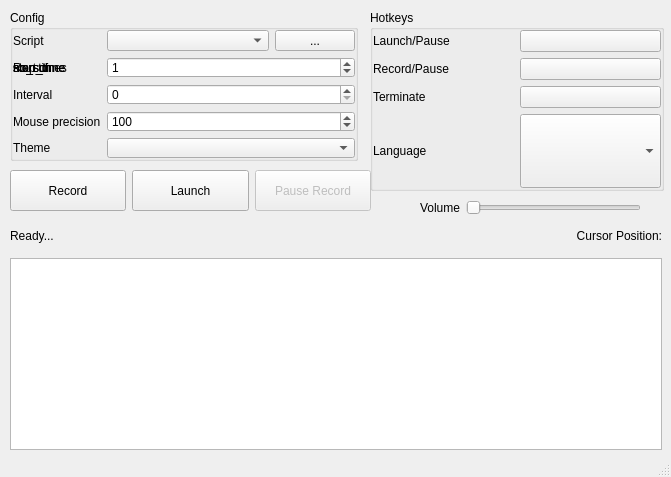
<?xml version="1.0" encoding="UTF-8"?>
<ui version="4.0">
 <class>UIView</class>
 <widget class="QMainWindow" name="UIView">
  <property name="geometry">
   <rect>
    <x>0</x>
    <y>0</y>
    <width>671</width>
    <height>477</height>
   </rect>
  </property>
  <property name="windowTitle">
   <string>KeymouseGo v5.3</string>
  </property>
  <property name="windowIcon">
   <iconset resource="assets.qrc">
    <normaloff>:/pic/Mondrian.png</normaloff>:/pic/Mondrian.png</iconset>
  </property>
  <widget class="QWidget" name="centralwidget">
   <widget class="QGroupBox" name="groupBox">
    <property name="geometry">
     <rect>
      <x>370</x>
      <y>10</y>
      <width>294</width>
      <height>181</height>
     </rect>
    </property>
    <property name="title">
     <string>Hotkeys</string>
    </property>
    <layout class="QGridLayout" name="gridLayout_3">
     <property name="leftMargin">
      <number>0</number>
     </property>
     <property name="topMargin">
      <number>0</number>
     </property>
     <property name="rightMargin">
      <number>0</number>
     </property>
     <property name="bottomMargin">
      <number>0</number>
     </property>
     <item row="3" column="0">
      <widget class="QLabel" name="label_language">
       <property name="text">
        <string>Language</string>
       </property>
      </widget>
     </item>
     <item row="2" column="0">
      <widget class="QLabel" name="label_stop">
       <property name="text">
        <string>Terminate</string>
       </property>
      </widget>
     </item>
     <item row="3" column="1">
      <widget class="QComboBox" name="choice_language">
       <property name="sizePolicy">
        <sizepolicy hsizetype="Minimum" vsizetype="Minimum">
         <horstretch>0</horstretch>
         <verstretch>0</verstretch>
        </sizepolicy>
       </property>
      </widget>
     </item>
     <item row="0" column="0">
      <widget class="QLabel" name="label_start_key">
       <property name="text">
        <string>Launch/Pause</string>
       </property>
      </widget>
     </item>
     <item row="1" column="0">
      <widget class="QLabel" name="label_record">
       <property name="text">
        <string>Record/Pause</string>
       </property>
      </widget>
     </item>
     <item row="0" column="1">
      <widget class="QPushButton" name="hotkey_start">
       <property name="text">
        <string/>
       </property>
      </widget>
     </item>
     <item row="1" column="1">
      <widget class="QPushButton" name="hotkey_record">
       <property name="text">
        <string/>
       </property>
      </widget>
     </item>
     <item row="2" column="1">
      <widget class="QPushButton" name="hotkey_stop">
       <property name="text">
        <string/>
       </property>
      </widget>
     </item>
    </layout>
   </widget>
   <widget class="QWidget" name="horizontalLayoutWidget">
    <property name="geometry">
     <rect>
      <x>10</x>
      <y>170</y>
      <width>361</width>
      <height>41</height>
     </rect>
    </property>
    <layout class="QHBoxLayout" name="horizontalLayout">
     <property name="sizeConstraint">
      <enum>QLayout::SetDefaultConstraint</enum>
     </property>
     <item>
      <widget class="QPushButton" name="btrecord">
       <property name="sizePolicy">
        <sizepolicy hsizetype="Minimum" vsizetype="Minimum">
         <horstretch>0</horstretch>
         <verstretch>0</verstretch>
        </sizepolicy>
       </property>
       <property name="text">
        <string>Record</string>
       </property>
      </widget>
     </item>
     <item>
      <widget class="QPushButton" name="btrun">
       <property name="sizePolicy">
        <sizepolicy hsizetype="Minimum" vsizetype="Minimum">
         <horstretch>0</horstretch>
         <verstretch>0</verstretch>
        </sizepolicy>
       </property>
       <property name="text">
        <string>Launch</string>
       </property>
      </widget>
     </item>
     <item>
      <widget class="QPushButton" name="btpauserecord">
       <property name="enabled">
        <bool>false</bool>
       </property>
       <property name="sizePolicy">
        <sizepolicy hsizetype="Minimum" vsizetype="Minimum">
         <horstretch>0</horstretch>
         <verstretch>0</verstretch>
        </sizepolicy>
       </property>
       <property name="text">
        <string>Pause Record</string>
       </property>
      </widget>
     </item>
    </layout>
   </widget>
   <widget class="QWidget" name="verticalLayoutWidget">
    <property name="geometry">
     <rect>
      <x>10</x>
      <y>220</y>
      <width>652</width>
      <height>230</height>
     </rect>
    </property>
    <layout class="QVBoxLayout" name="verticalLayout">
     <item>
      <layout class="QHBoxLayout" name="horizontalLayout_2">
       <item>
        <widget class="QLabel" name="tnumrd">
         <property name="text">
          <string>Ready...</string>
         </property>
        </widget>
       </item>
       <item>
        <widget class="QLabel" name="label_cursor_pos">
         <property name="layoutDirection">
          <enum>Qt::RightToLeft</enum>
         </property>
         <property name="text">
          <string>Cursor Position:</string>
         </property>
         <property name="alignment">
          <set>Qt::AlignRight|Qt::AlignTrailing|Qt::AlignVCenter</set>
         </property>
        </widget>
       </item>
      </layout>
     </item>
     <item>
      <widget class="QTextEdit" name="textlog">
       <property name="enabled">
        <bool>true</bool>
       </property>
       <property name="sizePolicy">
        <sizepolicy hsizetype="Minimum" vsizetype="Minimum">
         <horstretch>0</horstretch>
         <verstretch>0</verstretch>
        </sizepolicy>
       </property>
       <property name="readOnly">
        <bool>true</bool>
       </property>
      </widget>
     </item>
    </layout>
   </widget>
   <widget class="QWidget" name="formLayoutWidget_3">
    <property name="geometry">
     <rect>
      <x>420</x>
      <y>200</y>
      <width>221</width>
      <height>31</height>
     </rect>
    </property>
    <layout class="QFormLayout" name="formLayout_3">
     <item row="0" column="0">
      <widget class="QLabel" name="label_volume">
       <property name="text">
        <string>Volume</string>
       </property>
      </widget>
     </item>
     <item row="0" column="1">
      <widget class="QSlider" name="volumeSlider">
       <property name="orientation">
        <enum>Qt::Horizontal</enum>
       </property>
      </widget>
     </item>
    </layout>
   </widget>
   <widget class="QGroupBox" name="groupBox_2">
    <property name="geometry">
     <rect>
      <x>10</x>
      <y>10</y>
      <width>348</width>
      <height>151</height>
     </rect>
    </property>
    <property name="title">
     <string>Config</string>
    </property>
    <layout class="QGridLayout" name="gridLayout_4">
     <property name="leftMargin">
      <number>0</number>
     </property>
     <property name="topMargin">
      <number>0</number>
     </property>
     <property name="rightMargin">
      <number>0</number>
     </property>
     <property name="bottomMargin">
      <number>0</number>
     </property>
     <item row="3" column="1">
      <widget class="QSpinBox" name="mouse_move_interval_ms">
       <property name="sizePolicy">
        <sizepolicy hsizetype="Minimum" vsizetype="Minimum">
         <horstretch>0</horstretch>
         <verstretch>0</verstretch>
        </sizepolicy>
       </property>
       <property name="minimum">
        <number>1</number>
       </property>
       <property name="maximum">
        <number>1000</number>
       </property>
       <property name="value">
        <number>100</number>
       </property>
      </widget>
     </item>
     <item row="0" column="1">
      <layout class="QGridLayout" name="gridLayout" columnstretch="3,1">
       <property name="sizeConstraint">
        <enum>QLayout::SetDefaultConstraint</enum>
       </property>
       <item row="0" column="0">
        <widget class="QComboBox" name="choice_script">
         <property name="sizePolicy">
          <sizepolicy hsizetype="Minimum" vsizetype="Minimum">
           <horstretch>0</horstretch>
           <verstretch>0</verstretch>
          </sizepolicy>
         </property>
        </widget>
       </item>
       <item row="0" column="1">
        <widget class="QPushButton" name="bt_open_script_files">
         <property name="sizePolicy">
          <sizepolicy hsizetype="Minimum" vsizetype="Minimum">
           <horstretch>0</horstretch>
           <verstretch>0</verstretch>
          </sizepolicy>
         </property>
         <property name="text">
          <string>...</string>
         </property>
        </widget>
       </item>
      </layout>
     </item>
     <item row="3" column="0">
      <widget class="QLabel" name="label_execute_interval">
       <property name="text">
        <string>Mouse precision</string>
       </property>
      </widget>
     </item>
     <item row="4" column="0">
      <widget class="QLabel" name="label_theme">
       <property name="text">
        <string>Theme</string>
       </property>
      </widget>
     </item>
     <item row="1" column="0">
      <widget class="QLabel" name="label_run_times">
       <property name="text">
        <string>Run times</string>
       </property>
      </widget>
     </item>
     <item row="1" column="1">
      <widget class="QSpinBox" name="stimes">
       <property name="sizePolicy">
        <sizepolicy hsizetype="Minimum" vsizetype="Minimum">
         <horstretch>0</horstretch>
         <verstretch>0</verstretch>
        </sizepolicy>
       </property>
       <property name="maximum">
        <number>99999</number>
       </property>
       <property name="value">
        <number>1</number>
       </property>
      </widget>
     </item>
     <item row="4" column="1">
      <widget class="QComboBox" name="choice_theme">
       <property name="sizePolicy">
        <sizepolicy hsizetype="Minimum" vsizetype="Minimum">
         <horstretch>0</horstretch>
         <verstretch>0</verstretch>
        </sizepolicy>
       </property>
      </widget>
     </item>
     <item row="0" column="0">
      <widget class="QLabel" name="label_script">
       <property name="text">
        <string>Script</string>
       </property>
      </widget>
     </item>
     <item row="2" column="0">
      <widget class="QLabel" name="label_interval">
       <property name="text">
        <string>Interval</string>
       </property>
      </widget>
     </item>
	 <item row="1" column="0">
      <widget class="QLabel" name="label_start_time">
       <property name="text">
        <string>start_time</string>
       </property>
      </widget>
     </item>
	 <item row="1" column="0">
      <widget class="QLabel" name="label_stop_time">
       <property name="text">
        <string>stop_time</string>
       </property>
      </widget>
     </item>
	 <item row="1" column="0">
      <widget class="QLabel" name="label_no_sch">
       <property name="text">
        <string>no_sch</string>
       </property>
      </widget>
     </item>
	 <item row="1" column="0">
      <widget class="QLabel" name="label_no_sch_1">
       <property name="text">
        <string>no_sch</string>
       </property>
      </widget>
     </item>	 
     <item row="2" column="1">
      <widget class="QSpinBox" name="interval">
       <property name="sizePolicy">
        <sizepolicy hsizetype="Minimum" vsizetype="Minimum">
         <horstretch>0</horstretch>
         <verstretch>0</verstretch>
        </sizepolicy>
       </property>
       <property name="maximum">
        <number>1000000000</number>
       </property>
      </widget>
     </item>
    </layout>
   </widget>
  </widget>
  <widget class="QMenuBar" name="menubar">
   <property name="geometry">
    <rect>
     <x>0</x>
     <y>0</y>
     <width>670</width>
     <height>21</height>
    </rect>
   </property>
  </widget>
  <widget class="QStatusBar" name="statusbar"/>
 </widget>
 <resources>
  <include location="assets.qrc"/>
 </resources>
 <connections/>
</ui>
